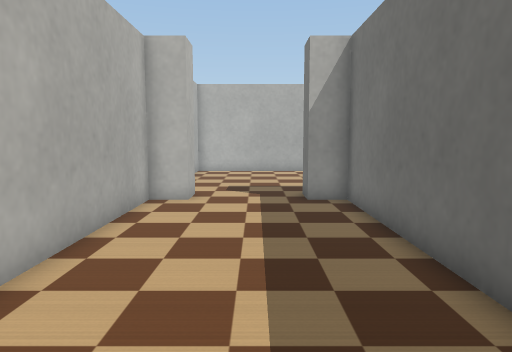
View 1 (above)

18 first-person views from a walk through a Webots world. The camera is 0.39 m above the floor, tilts 6° down and sees 70° across. The floor is counted in squares, 0.2 m on a side. Each view is taken from the middle of a square. On the plan, view 1 faces up. The plan holds only what a view shows up to about 18 squares ahead; the rest is blank. The robots in the file are not drawn. Webots' stock objects and surfaces are drawn as simple stand-ins.

View 2
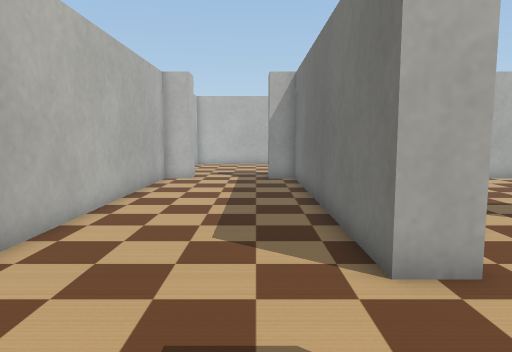

View 3
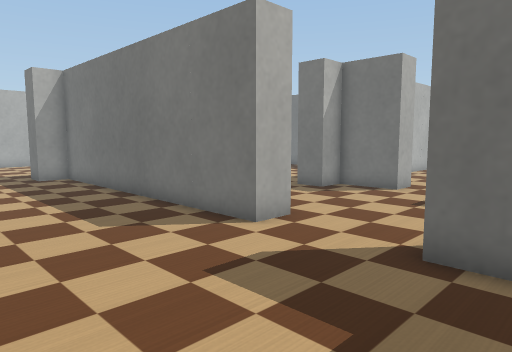

View 4
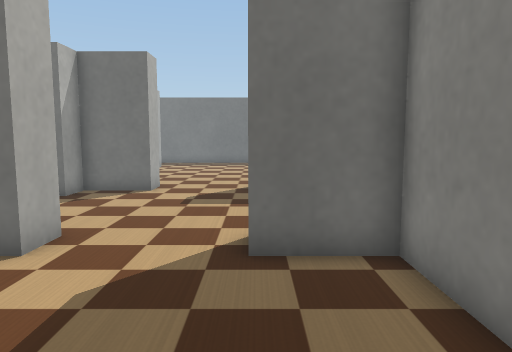

View 5
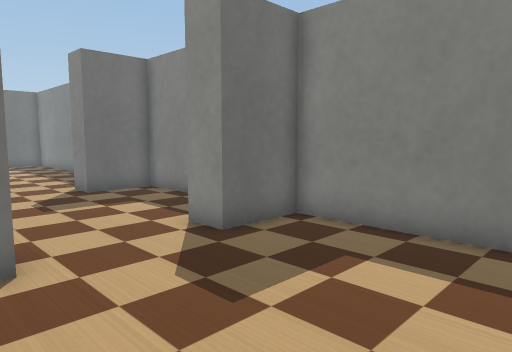

View 6
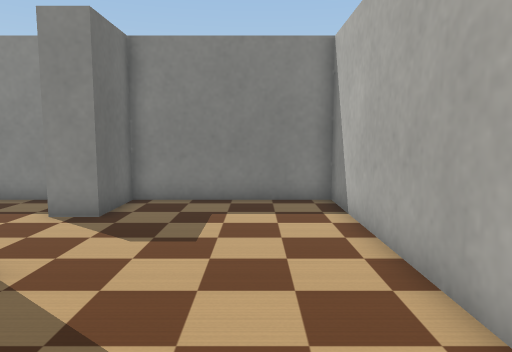

View 7
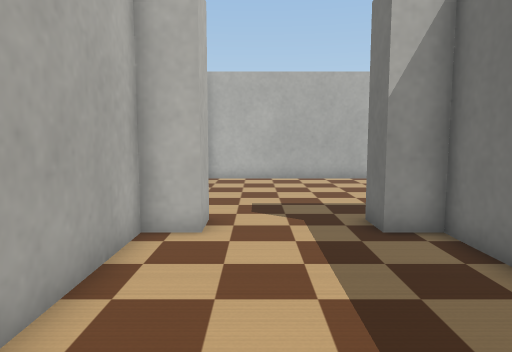

View 8
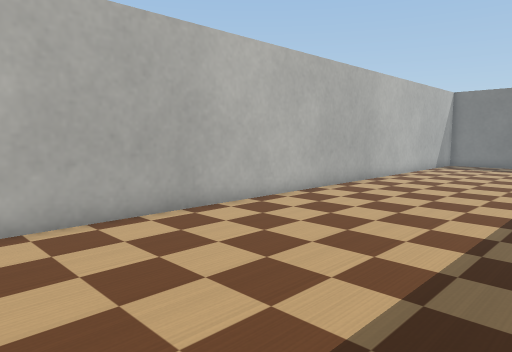

View 9
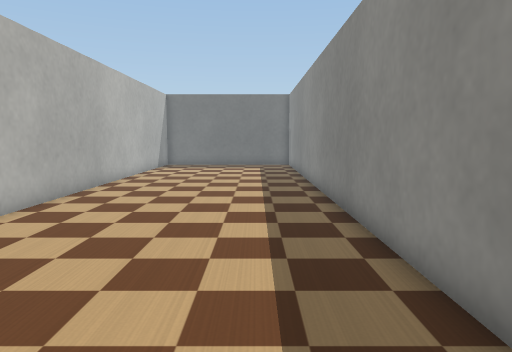

View 10
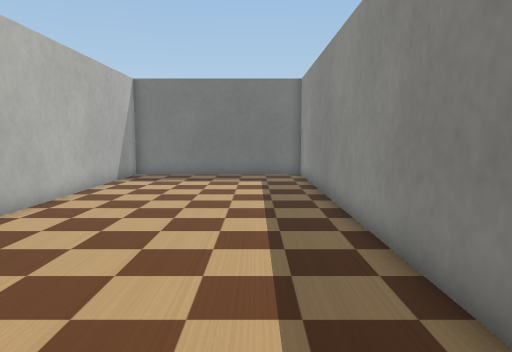

View 11
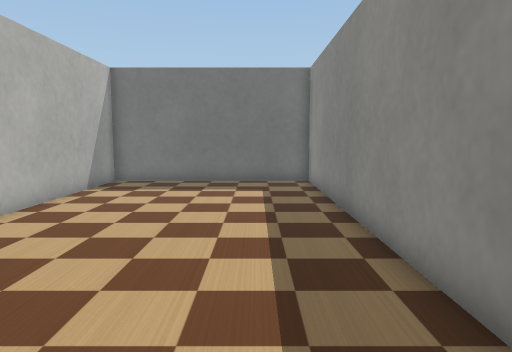

View 12
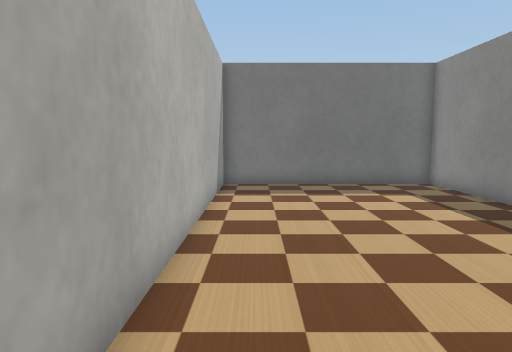

View 13
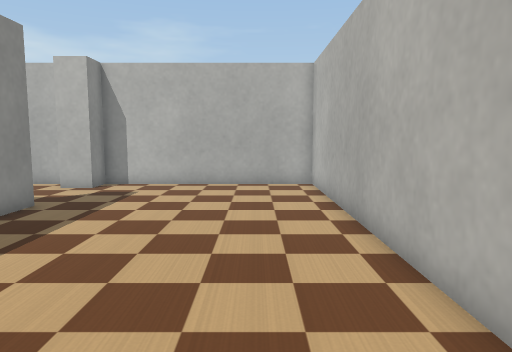

View 14
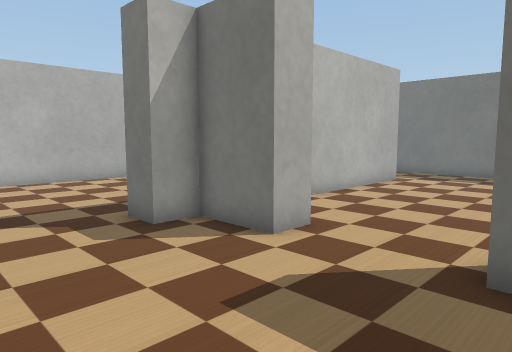

View 15
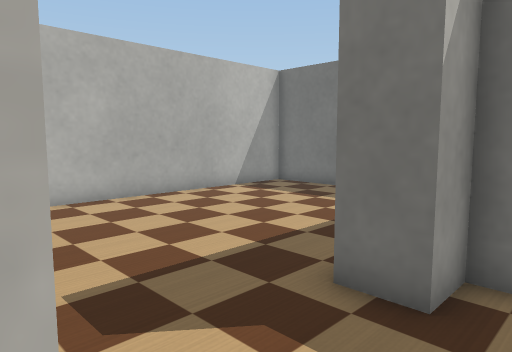

View 16
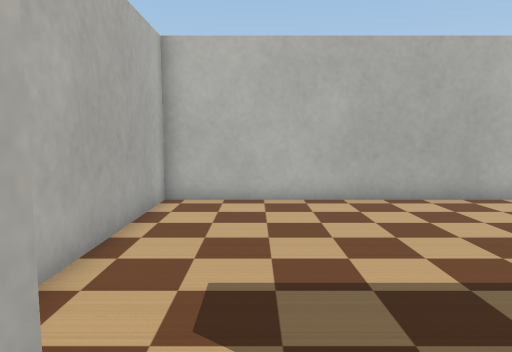

View 17
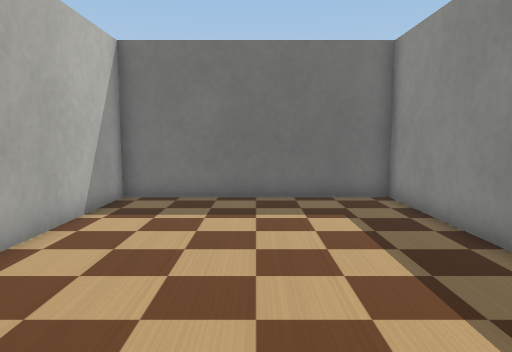

View 18
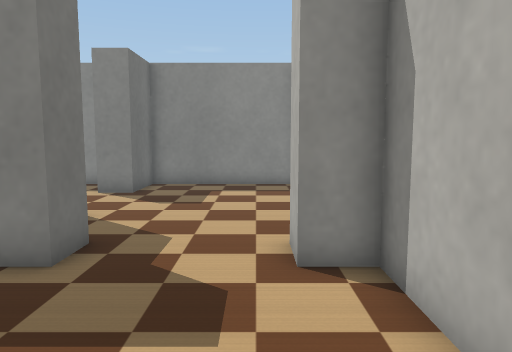

### Floor plan
Points are (right, up) in squares from view 1. A wall is a line through its corners. A room is listed if a view was taken in it or the views show most of it. See-through windows are left out.
Room 1 (views 1, 2, 3, 4, 5, 6, 7)
walls: (4.2, -1.1) (2.9, -1.1) (2.9, 11.4) (1.6, 11.4); (-2.1, 11.4) (-3.4, 11.4) (-3.4, -7.4) (2.9, -7.4) (2.9, -4.9) (4.1, -4.9)
ways out: opening at (-0.5, 12) to room 2; opening at (3.5, -3) to room 3
Room 2 (views 8, 9, 10, 11, 12, 13)
walls: (1.6, 11.4) (1.6, 12.6) (25.4, 12.6) (25.4, 21.4) (-3.4, 21.4) (-3.4, 12.6) (-2.1, 12.6) (-2.1, 11.4)
ways out: opening at (-0.5, 12) to room 1
Room 3 (views 14, 15, 16)
walls: (11.8, -1.1) (10.4, -1.1) (10.4, 1.4) (9.1, 1.4); (4.5, -7.4) (10.4, -7.4) (10.4, -4.9) (11.6, -4.9)
ways out: opening at (3.5, -3) to room 1; opening at (7.5, 2) to room 4; opening at (11, -3)
Room 4 (views 17, 18)
walls: (12.1, 2.6) (17.9, 2.6) (17.9, 11.4) (4.1, 11.4) (4.1, 2.6) (5.4, 2.6) (5.4, 1.4); (9.1, 1.4) (9.1, 2.6) (9.9, 2.6)
ways out: opening at (7.5, 2) to room 3

Where each view was taken, in squares from view 1:
view 1: 0 up, 0 right, facing up
view 2: 6 down, 1 right, facing up
view 3: 7 down, 3 left, facing up-right
view 4: 5 down, 3 left, facing right
view 5: 0 up, 3 left, facing down-right
view 6: 4 up, 1 left, facing down
view 7: 4 up, 1 left, facing up
view 8: 13 up, 2 left, facing up-right
view 9: 15 up, 1 left, facing right
view 10: 15 up, 6 right, facing right
view 11: 15 up, 9 right, facing right
view 12: 20 up, 10 right, facing right
view 13: 19 up, 12 right, facing left
view 14: 6 down, 5 right, facing up-right
view 15: 0 up, 5 right, facing up-right
view 16: 0 up, 7 right, facing up
view 17: 7 up, 6 right, facing right
view 18: 8 up, 6 right, facing down
